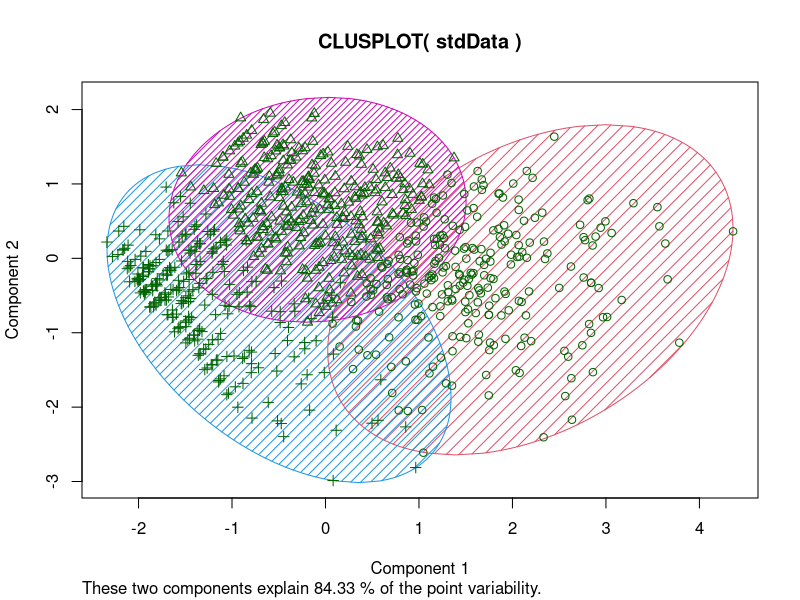
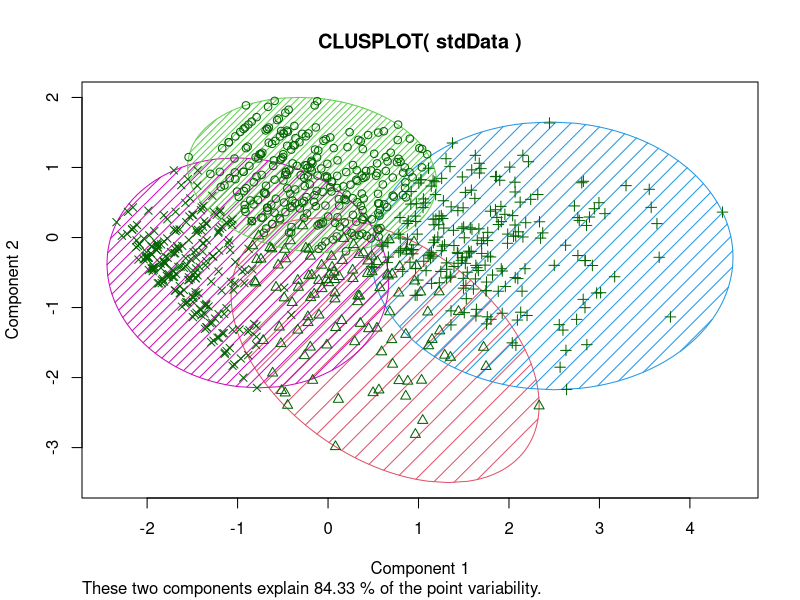
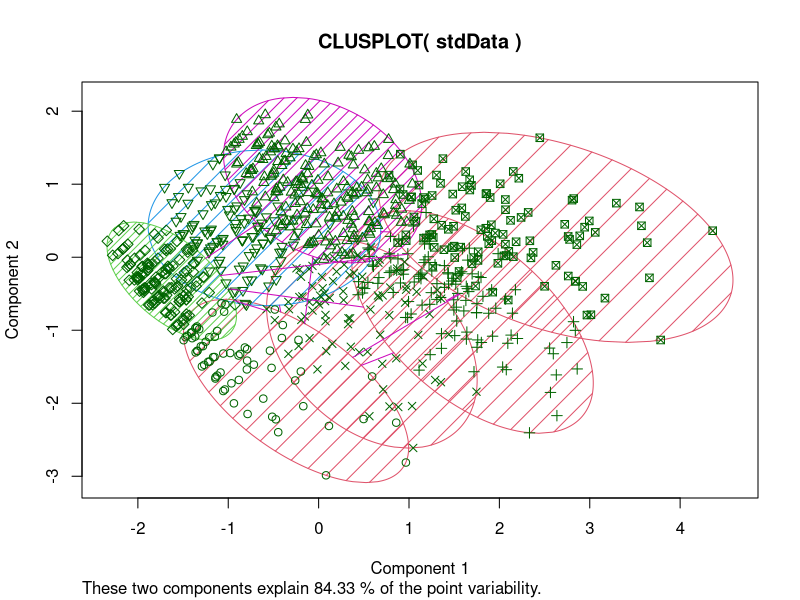
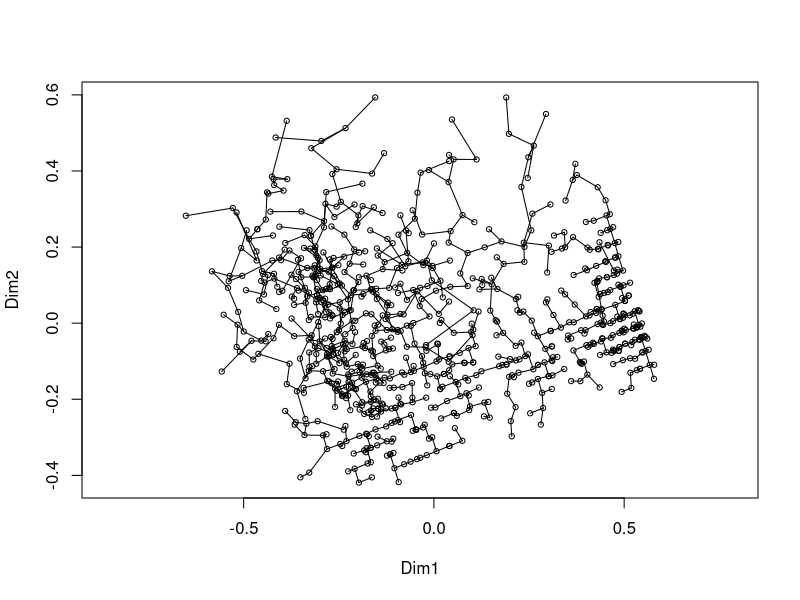
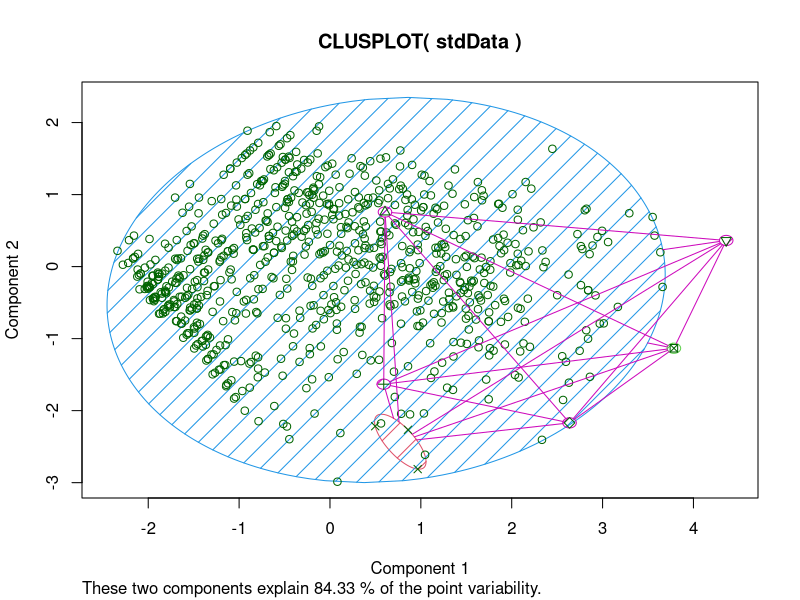
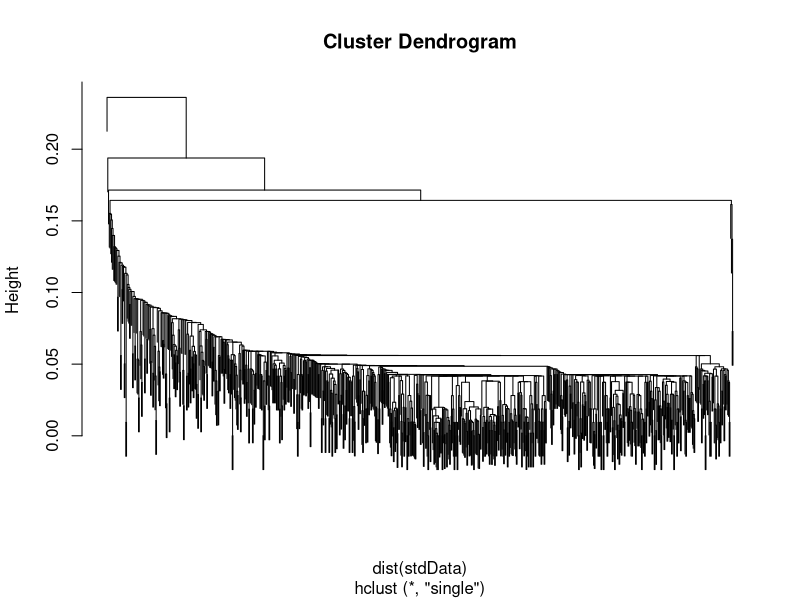
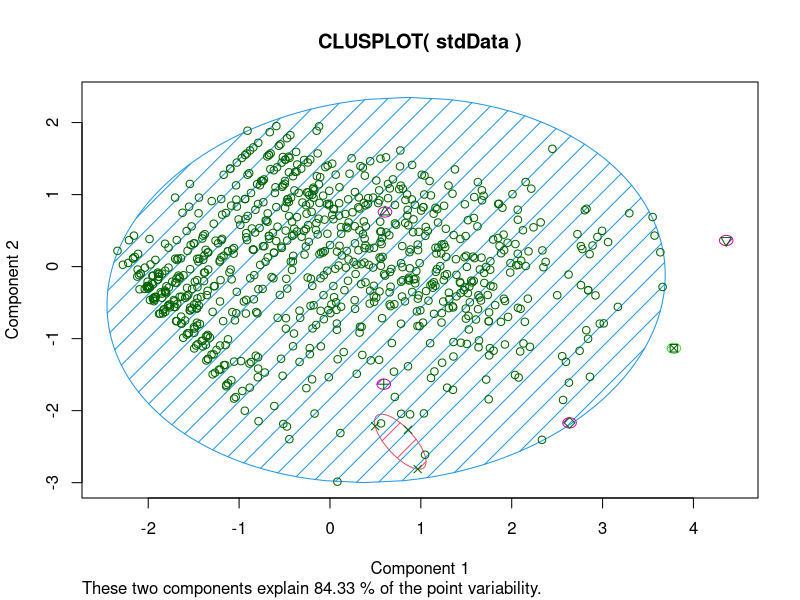

Reproduce these figures in R, in order.
## ---- chunk 1
#standardization with the normalization over ranges
standardize <- function(x) {
    y <- (x - mean(x))/(max(x)-min(x))
    y
}
#libraries
library(vegan)
library(stats)
library(cluster)
require(graphics)
## ---- chunk 2
data = read.csv("data.csv", sep = ",") #read the data
data <- data[,4:6]
stdData <- as.data.frame(lapply(data, standardize)) #preprocessing
cl3 <- kmeans(stdData, 3)
cl3$tot.withinss #total within-cluster sum of squares
# Cluster Plot against 1st 2 principal components
clusplot(stdData, cl3$cluster, color=TRUE, shade=TRUE)
cl4 <- kmeans(stdData, 4)
cl4$tot.withinss #total within-cluster sum of squares
# Cluster Plot against 1st 2 principal components
clusplot(stdData, cl4$cluster, color=TRUE, shade=TRUE)
cl7 <- kmeans(stdData, 7)
cl7$tot.withinss #total within-cluster sum of squares
# Cluster Plot against 1st 2 principal components
clusplot(stdData, cl7$cluster, color=TRUE, shade=TRUE)
## ---- chunk 3
dis <- dist(stdData) #dissimilarity data
tr <- spantree(dis, toolong = 0) #build an MST
plot(tr, cmdscale(dis)) #plot an MST
for(i in 1:6) #loop for finding 6 maximum edges in MST
{
  m <- which.max(tr$dist)
  tr$dist[m] <- NA
}
m <- which.max(tr$dist)
tres <- tr$dist[m] + 0.00001 #set a treshold
j <- distconnected(dis, toolong = tres) #find connected components in MST after deleting 6 edges
clusplot(stdData, j, color=TRUE, shade=TRUE) #plot clusters
## ---- chunk 4
hc <- hclust(dist(stdData), method = "single")
plot(hc, labels = FALSE)
memb <- cutree(hc, k = 7)
clusplot(stdData, memb, color=TRUE, shade=TRUE, lines=0)
